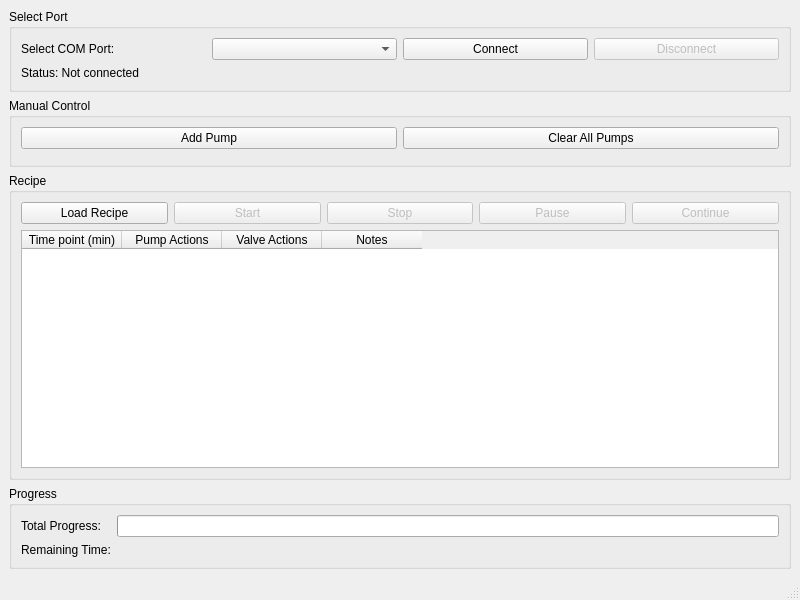
<?xml version="1.0" encoding="UTF-8"?>
<ui version="4.0">
 <class>MainWindow</class>
 <widget class="QMainWindow" name="MainWindow">
  <property name="geometry">
   <rect>
    <x>0</x>
    <y>0</y>
    <width>800</width>
    <height>600</height>
   </rect>
  </property>
  <property name="windowTitle">
   <string>Pump Controller via Pico Demo</string>
  </property>
  <widget class="QWidget" name="centralwidget">
   <layout class="QVBoxLayout" name="verticalLayout">
    <item>
     <widget class="QGroupBox" name="selectPortGroup">
      <property name="title">
       <string>Select Port</string>
      </property>
      <layout class="QGridLayout" name="gridLayout">
       <item row="0" column="0">
        <widget class="QLabel" name="portLabel">
         <property name="text">
          <string>Select COM Port:</string>
         </property>
        </widget>
       </item>
       <item row="0" column="1">
        <widget class="QComboBox" name="portComboBox">
         <property name="minimumWidth">
          <number>200</number>
         </property>
        </widget>
       </item>
       <item row="0" column="2">
        <widget class="QPushButton" name="connectButton">
         <property name="text">
          <string>Connect</string>
         </property>
        </widget>
       </item>
       <item row="0" column="3">
        <widget class="QPushButton" name="disconnectButton">
         <property name="text">
          <string>Disconnect</string>
         </property>
         <property name="enabled">
          <bool>false</bool>
         </property>
        </widget>
       </item>
       <item row="1" column="0" colspan="4">
        <widget class="QLabel" name="statusLabel">
         <property name="text">
          <string>Status: Not connected</string>
         </property>
        </widget>
       </item>
      </layout>
     </widget>
    </item>
    <item>
     <widget class="QGroupBox" name="manualControlGroup">
      <property name="title">
       <string>Manual Control</string>
      </property>
      <layout class="QVBoxLayout" name="verticalLayout_2">
       <item>
        <layout class="QHBoxLayout" name="horizontalLayout">
         <item>
          <widget class="QPushButton" name="addPumpButton">
           <property name="text">
            <string>Add Pump</string>
           </property>
          </widget>
         </item>
         <item>
          <widget class="QPushButton" name="clearPumpsButton">
           <property name="text">
            <string>Clear All Pumps</string>
           </property>
          </widget>
         </item>
        </layout>
       </item>
       <item>
        <widget class="QFrame" name="pumpsFrame">
         <property name="frameShape">
          <enum>QFrame::StyledPanel</enum>
         </property>
         <property name="frameShadow">
          <enum>QFrame::Raised</enum>
         </property>
        </widget>
       </item>
      </layout>
     </widget>
    </item>
    <item>
     <widget class="QGroupBox" name="recipeGroup">
      <property name="title">
       <string>Recipe</string>
      </property>
      <layout class="QVBoxLayout" name="verticalLayout_3">
       <item>
        <layout class="QHBoxLayout" name="horizontalLayout_2">
         <item>
          <widget class="QPushButton" name="loadRecipeButton">
           <property name="text">
            <string>Load Recipe</string>
           </property>
          </widget>
         </item>
         <item>
          <widget class="QPushButton" name="startButton">
           <property name="text">
            <string>Start</string>
           </property>
           <property name="enabled">
            <bool>false</bool>
           </property>
          </widget>
         </item>
         <item>
          <widget class="QPushButton" name="stopButton">
           <property name="text">
            <string>Stop</string>
           </property>
           <property name="enabled">
            <bool>false</bool>
           </property>
          </widget>
         </item>
         <item>
          <widget class="QPushButton" name="pauseButton">
           <property name="text">
            <string>Pause</string>
           </property>
           <property name="enabled">
            <bool>false</bool>
           </property>
          </widget>
         </item>
         <item>
          <widget class="QPushButton" name="continueButton">
           <property name="text">
            <string>Continue</string>
           </property>
           <property name="enabled">
            <bool>false</bool>
           </property>
          </widget>
         </item>
        </layout>
       </item>
       <item>
        <widget class="QTableWidget" name="recipeTable">
         <column>
          <property name="text">
           <string>Time point (min)</string>
          </property>
         </column>
         <column>
          <property name="text">
           <string>Pump Actions</string>
          </property>
         </column>
         <column>
          <property name="text">
           <string>Valve Actions</string>
          </property>
         </column>
         <column>
          <property name="text">
           <string>Notes</string>
          </property>
         </column>
        </widget>
       </item>
      </layout>
     </widget>
    </item>
    <item>
     <widget class="QGroupBox" name="progressGroup">
      <property name="title">
       <string>Progress</string>
      </property>
      <layout class="QGridLayout" name="gridLayout_2">
       <item row="0" column="0">
        <widget class="QLabel" name="totalProgressLabel">
         <property name="text">
          <string>Total Progress:</string>
         </property>
        </widget>
       </item>
       <item row="0" column="1">
        <widget class="QProgressBar" name="totalProgressBar">
         <property name="minimum">
          <number>0</number>
         </property>
         <property name="maximum">
          <number>100</number>
         </property>
        </widget>
       </item>
       <item row="1" column="0">
        <widget class="QLabel" name="remainingTimeLabel">
         <property name="text">
          <string>Remaining Time:</string>
         </property>
        </widget>
       </item>
       <item row="1" column="1">
        <widget class="QLabel" name="remainingTimeValue">
         <property name="text">
          <string></string>
         </property>
        </widget>
       </item>
      </layout>
     </widget>
    </item>
   </layout>
  </widget>
  <widget class="QMenuBar" name="menubar">
   <property name="geometry">
    <rect>
     <x>0</x>
     <y>0</y>
     <width>800</width>
     <height>22</height>
    </rect>
   </property>
  </widget>
  <widget class="QStatusBar" name="statusbar"/>
 </widget>
 <resources/>
 <connections/>
</ui>
